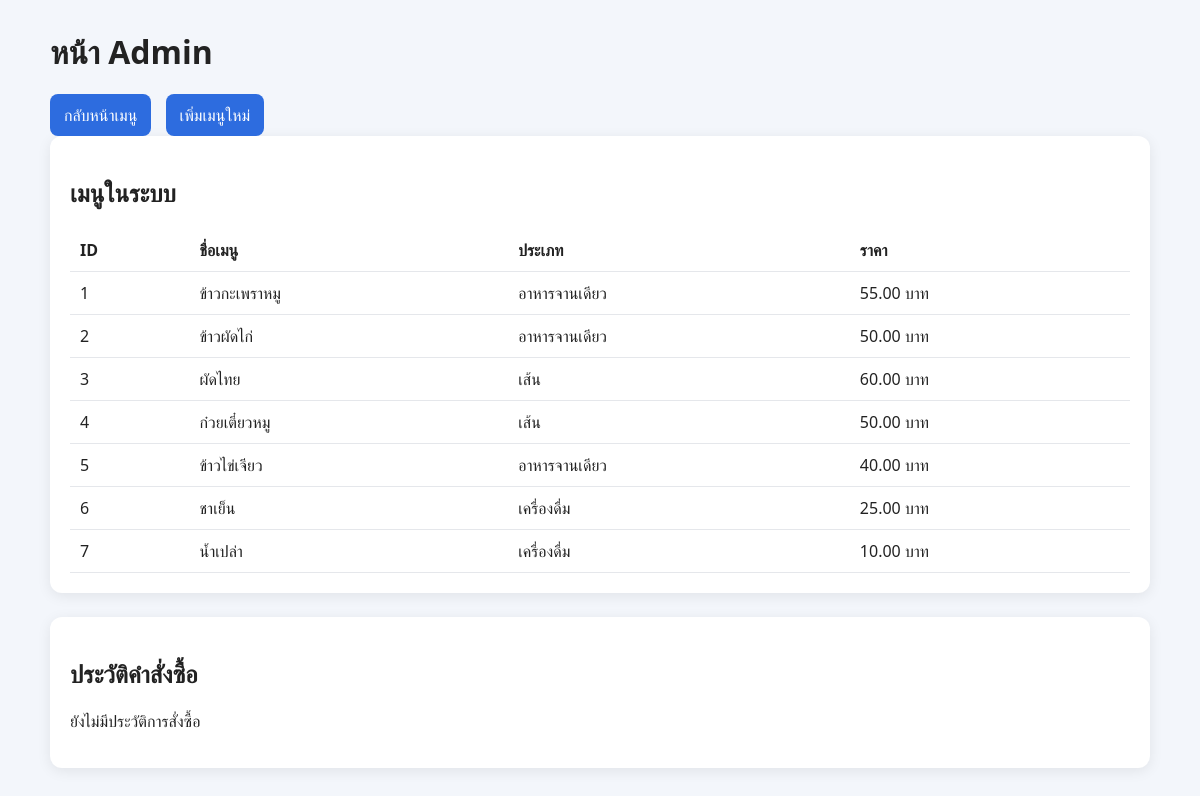
The page /admin on the database its author committed.
### tables this page shows
CREATE TABLE foods (
                food_id INTEGER PRIMARY KEY,
                name TEXT NOT NULL,
                price REAL NOT NULL,
                category TEXT NOT NULL
            , image_url TEXT NOT NULL DEFAULT '');

### app.py (the view, shortened to what this page needs)
@app.route("/admin")
def admin():
    with get_db_connection() as conn:
        orders = conn.execute(
            "SELECT * FROM orders ORDER BY id DESC LIMIT 20"
        ).fetchall()
    history = []
    return render_template("admin.html", menu=get_menu(), history=history)

### app.py (called while the page is built)
@contextmanager
def get_db_connection():
    conn = sqlite3.connect(DB_PATH)
    conn.row_factory = sqlite3.Row
    try:
        with conn:
            yield conn
    finally:
        conn.close()

def get_menu():
    with get_db_connection() as conn:
        rows = conn.execute("SELECT * FROM foods ORDER BY food_id").fetchall()
    if rows:
        return [
            Food(
                row["food_id"],
                row["name"],
                row["price"],
                row["category"],
                row["image_url"],
            )
            for row in rows
        ]
    return Menu(csv_path=str(CSV_PATH)).foods

### templates/admin.html (shortened to what this page needs)
<!DOCTYPE html>
<html lang="th">
<head>
</head>
<body>
    <div class="container">
        <h1>หน้า Admin</h1>
        <a class="btn" href="/">กลับหน้าเมนู</a>
        <a class="btn" href="/admin/menu/add" style="margin-left: 10px;">เพิ่มเมนูใหม่</a>
        <div class="card">
            <h2>เมนูในระบบ</h2>
            <table>
                <thead>
                    <tr>
                        <th>ID</th>
                        <th>ชื่อเมนู</th>
                        <th>ประเภท</th>
                        <th>ราคา</th>
                    </tr>
                </thead>
                <tbody>
                    {% for food in menu %}
                    <tr>
                        <td>{{ food.food_id }}</td>
                        <td>{{ food.name }}</td>
                        <td>{{ food.category }}</td>
                        <td>{{ "%.2f"|format(food.price) }} บาท</td>
                    </tr>
                    {% endfor %}
                </tbody>
            </table>
        </div>
        <div class="card">
            <h2>ประวัติคำสั่งซื้อ</h2>
            {% if history %}
            <table>
                <thead>
                    <tr>
                        <th>ลูกค้า</th>
                        <th>รายการ</th>
                        <th>รวม</th>
                        <th>เวลา</th>
                    </tr>
                </thead>
                <tbody>
                    {% for order in history %}
                    <tr>
                        <td>{{ order.customer_name }}</td>
                        <td>
                            {% for item in order.items %}
                                {{ item.name }} x {{ item.quantity }}<br>
                            {% endfor %}
                        </td>
                        <td>{{ "%.2f"|format(order.total) }} บาท</td>
                        <td>{{ order.created_at }}</td>
                    </tr>
                    {% endfor %}
                </tbody>
            </table>
            {% else %}
            <p>ยังไม่มีประวัติการสั่งซื้อ</p>
            {% endif %}
        </div>
    </div>
</body>
</html>

### templates/admin.html (style rules this page uses)
body { font-family: 'Segoe UI', Tahoma, sans-serif; background: #f3f6fb; margin: 0; color: #222; }
.container { max-width: 1100px; margin: 30px auto; padding: 0 20px; }
.card { background: white; border-radius: 12px; box-shadow: 0 3px 14px rgba(0,0,0,0.08); padding: 20px; margin-bottom: 24px; }
table { width: 100%; border-collapse: collapse; }
th, td { border-bottom: 1px solid #e5e7eb; text-align: left; padding: 10px; }
a { color: #2d6cdf; text-decoration: none; }
.btn { background: #2d6cdf; color: white; padding: 10px 14px; border-radius: 8px; display: inline-block; }

### rows shown on the page
foods: food_id "1", name "ข้าวกะเพราหมู", category "อาหารจานเดียว", price "55.00"
foods: food_id "2", name "ข้าวผัดไก่", category "อาหารจานเดียว", price "50.00"
foods: food_id "3", name "ผัดไทย", category "เส้น", price "60.00"
foods: food_id "4", name "ก๋วยเตี๋ยวหมู", category "เส้น", price "50.00"
foods: food_id "5", name "ข้าวไข่เจียว", category "อาหารจานเดียว", price "40.00"
foods: food_id "6", name "ชาเย็น", category "เครื่องดื่ม", price "25.00"
foods: food_id "7", name "น้ำเปล่า", category "เครื่องดื่ม", price "10.00"
